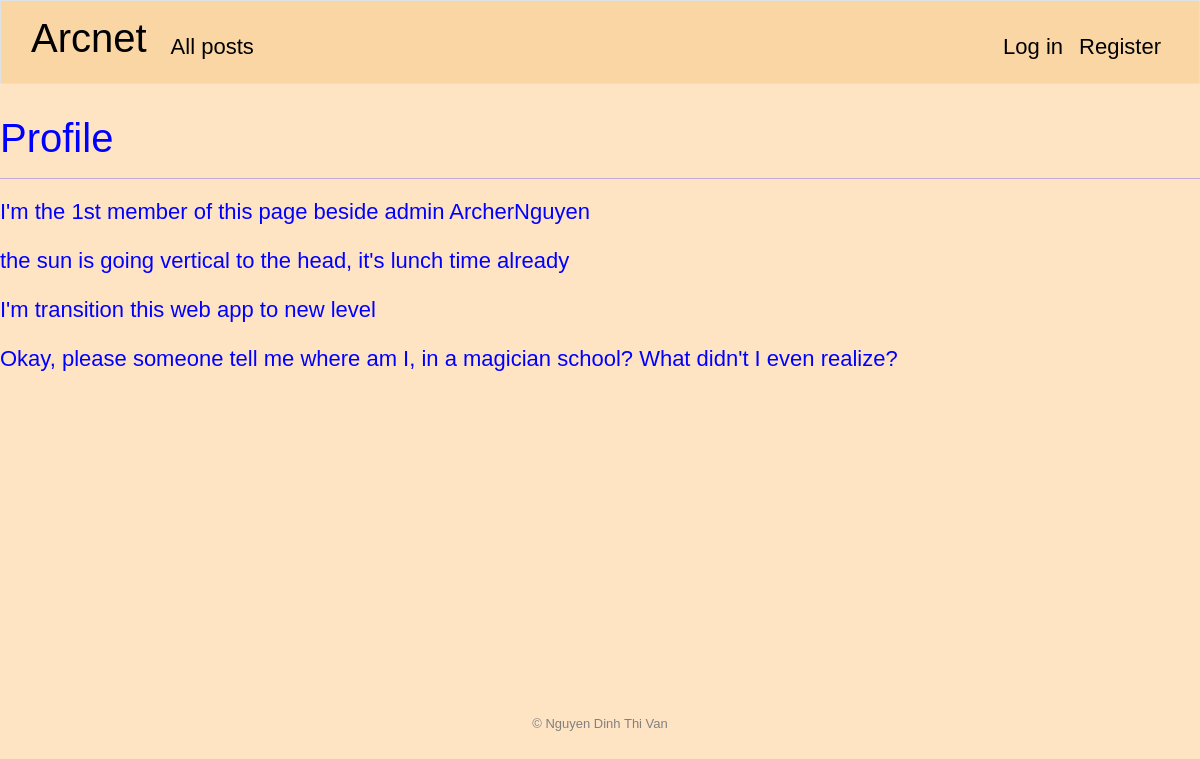
/profile/2, run on an earlier commit of the app's database.
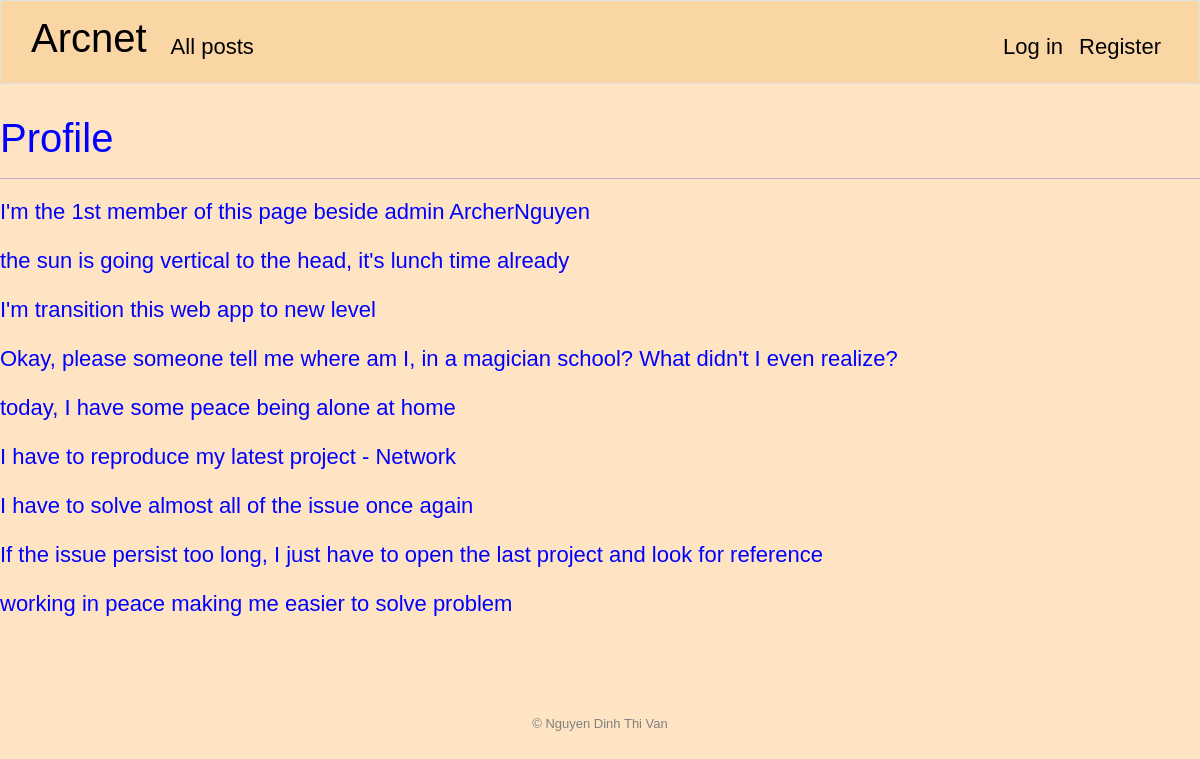
And on a later commit of the database.
### arc/models.py (models this page shows, shortened)
class Post(models.Model):
    author = models.ForeignKey(User, related_name='posts', on_delete=models.CASCADE)
    content = models.TextField(blank=True)
    created = models.DateTimeField(auto_now_add=True)

### arc/views.py (the view)
# urls.py: path('profile/<int:author_id>', views.profile, name='profile')
@csrf_exempt
def profile(request, author_id):
    author = User.objects.get(pk=author_id)
    posts = Post.objects.filter(author=author)
    return render(request, "arc/profile.html", {
        "posts": posts
    })

### arc/templates/arc/profile.html (shortened to what this page needs)
{% extends "arc/layout.html" %}
{% load static %}
{% block main %}
    <h1>Profile</h1>
    <hr>
    {% for post in posts %}
        <p>{{ post.content }}</p>
    {% endfor %}
{% endblock %}

### arc/templates/arc/layout.html (shortened to what this page needs)
{% load static %}
<!DOCTYPE html>
<html lang="en">
    <head>
        <link href="https://cdn.jsdelivr.net/npm/bootstrap@5.3.1/dist/css/bootstrap.min.css" rel="stylesheet">
        <link rel="stylesheet" href="{% static 'arc/bootstrap.css' %}">
        <link rel="stylesheet" href="{% static 'arc/styles.css' %}">
    </head>
    <body>
        <nav class="navbar navbar-expand-lg navbar-custom border">
            <a class="navbar-brand" href="{% url 'index' %}"><span><h1>Arcnet</h1></span></a>
            <div class="collapse navbar-collapse" id="navbar">
                <ul class="navbar-nav me-auto mt-2">
                    <li class="nav-item">
                        <a href="{% url 'index' %}" class="nav-link active">All posts</a>
                    </li>
                </ul>
                <ul class="navbar-nav ms-auto mt-2">
                    {% if user.is_authenticated %}
                        <li class="nav-item">
                            <a class="nav-link"><strong>{{ request.user.username }}</strong></a>
                        </li>
                        <li class="nav-item">
                            <a class="nav-link" href="{% url 'logout' %}">Log out</a>
                        </li>
                    {% else %}
                        <li class="nav-item">
                            <a class="nav-link active" href="{% url 'login' %}">Log in</a>
                        </li>
                        <li class="nav-item">
                            <a class="nav-link active" href="{% url 'register' %}">Register</a>
                        </li>
                    {% endif %}
                </ul>
            </div>
        </nav>
        <main>{% block main %}{% endblock %}</main>
        <footer class="text-center">
            &#169; Nguyen Dinh Thi Van
        </footer>
    </body>
</html>

### arc/static/arc/styles.css (style rules this page uses)
body { font-family: sans-serif; font-size: 22px; font-style: bold; }
body { color: blue; background-color: bisque; }
footer { color: grey; font-family: sans-serif; font-size: 13px; }
main { min-height: 600px; }
.navbar-custom { padding-left: 30px; padding-right: 30px; background: #FAD6A5; margin-bottom: 30px; }

What changed in the data, as far as the page shows it:
added Post: content "today, I have some peace being alone at home"
added Post: content "I have to reproduce my latest project - Network"
added Post: content "I have to solve almost all of the issue once again"
added Post: content "If the issue persist too long, I just have to open the last project and look for reference"
added Post: content "working in peace making me easier to solve problem"
